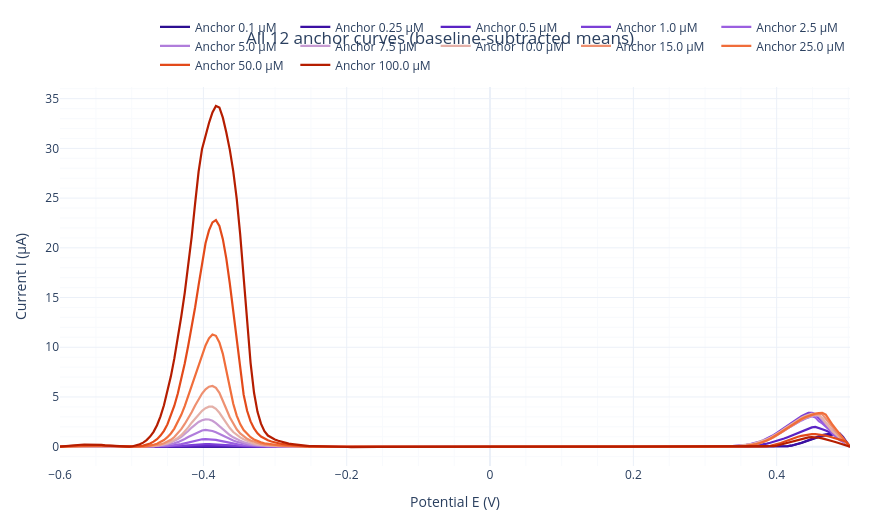

Notebook code cell kept with this figure:
### Markdown cell above
Interactive overview of all 12 anchor curves

### Code cell
anchor_overview_figure = go.Figure()

for anchor_concentration_uM, anchor_color in zip(ANCHOR_CONCENTRATIONS, ANCHOR_COLOR_PALETTE):
    anchor_overview_figure.add_trace(go.Scatter(
        x=potential_grid_V,
        y=base_curves[anchor_concentration_uM],
        mode='lines',
        name=f'Anchor {anchor_concentration_uM} µM',
        line=dict(color=anchor_color, width=2.2),
        hovertemplate=(f'{anchor_concentration_uM} µM<br>'
                       'E = %{x:.3f} V<br>'
                       'I = %{y:.4f} µA<extra></extra>'),
    ))

apply_default_plotly_layout(
    anchor_overview_figure,
    title_text='All 12 anchor curves (baseline-subtracted means)',
)
anchor_overview_figure.show()

### Figure 1 — Plotly figure (JSON) as saved in the notebook; plotly's stock layout.template omitted (floating-point values rounded to 4 significant figures; data arrays with more than 128 entries replaced by an {"elided": "..."} marker saying what was removed)
{"data": [{"hovertemplate": "0.1 µM<br>E = %{x:.3f} V<br>I = %{y:.4f} µA<extra></extra>", "line": {"color": "#2c0e91", "width": 2.2}, "mode": "lines", "name": "Anchor 0.1 µM", "type": "scatter", "x": {"elided": "229 float values"}, "y": {"elided": "229 float values"}}, {"hovertemplate": "0.25 µM<br>E = %{x:.3f} V<br>I = %{y:.4f} µA<extra></extra>", "line": {"color": "#3b0fa3", "width": 2.2}, "mode": "lines", "name": "Anchor 0.25 µM", "type": "scatter", "x": {"elided": "229 float values"}, "y": {"elided": "229 float values"}}, {"hovertemplate": "0.5 µM<br>E = %{x:.3f} V<br>I = %{y:.4f} µA<extra></extra>", "line": {"color": "#5a23c4", "width": 2.2}, "mode": "lines", "name": "Anchor 0.5 µM", "type": "scatter", "x": {"elided": "229 float values"}, "y": {"elided": "229 float values"}}, {"hovertemplate": "1.0 µM<br>E = %{x:.3f} V<br>I = %{y:.4f} µA<extra></extra>", "line": {"color": "#7b3fd6", "width": 2.2}, "mode": "lines", "name": "Anchor 1.0 µM", "type": "scatter", "x": {"elided": "229 float values"}, "y": {"elided": "229 float values"}}, {"hovertemplate": "2.5 µM<br>E = %{x:.3f} V<br>I = %{y:.4f} µA<extra></extra>", "line": {"color": "#9b5fe0", "width": 2.2}, "mode": "lines", "name": "Anchor 2.5 µM", "type": "scatter", "x": {"elided": "229 float values"}, "y": {"elided": "229 float values"}}, {"hovertemplate": "5.0 µM<br>E = %{x:.3f} V<br>I = %{y:.4f} µA<extra></extra>", "line": {"color": "#b07ddb", "width": 2.2}, "mode": "lines", "name": "Anchor 5.0 µM", "type": "scatter", "x": {"elided": "229 float values"}, "y": {"elided": "229 float values"}}, {"hovertemplate": "7.5 µM<br>E = %{x:.3f} V<br>I = %{y:.4f} µA<extra></extra>", "line": {"color": "#c79bd2", "width": 2.2}, "mode": "lines", "name": "Anchor 7.5 µM", "type": "scatter", "x": {"elided": "229 float values"}, "y": {"elided": "229 float values"}}, {"hovertemplate": "10.0 µM<br>E = %{x:.3f} V<br>I = %{y:.4f} µA<extra></extra>", "line": {"color": "#e4b0a8", "width": 2.2}, "mode": "lines", "name": "Anchor 10.0 µM", "type": "scatter", "x": {"elided": "229 float values"}, "y": {"elided": "229 float values"}}, {"hovertemplate": "15.0 µM<br>E = %{x:.3f} V<br>I = %{y:.4f} µA<extra></extra>", "line": {"color": "#ee9070", "width": 2.2}, "mode": "lines", "name": "Anchor 15.0 µM", "type": "scatter", "x": {"elided": "229 float values"}, "y": {"elided": "229 float values"}}, {"hovertemplate": "25.0 µM<br>E = %{x:.3f} V<br>I = %{y:.4f} µA<extra></extra>", "line": {"color": "#f06d3a", "width": 2.2}, "mode": "lines", "name": "Anchor 25.0 µM", "type": "scatter", "x": {"elided": "229 float values"}, "y": {"elided": "229 float values"}}, {"hovertemplate": "50.0 µM<br>E = %{x:.3f} V<br>I = %{y:.4f} µA<extra></extra>", "line": {"color": "#e34a1a", "width": 2.2}, "mode": "lines", "name": "Anchor 50.0 µM", "type": "scatter", "x": {"elided": "229 float values"}, "y": {"elided": "229 float values"}}, {"hovertemplate": "100.0 µM<br>E = %{x:.3f} V<br>I = %{y:.4f} µA<extra></extra>", "line": {"color": "#b51d00", "width": 2.2}, "mode": "lines", "name": "Anchor 100.0 µM", "type": "scatter", "x": {"elided": "229 float values"}, "y": {"elided": "229 float values"}}], "layout": {"height": 520, "legend": {"orientation": "h", "x": 1, "xanchor": "right", "y": 1.02, "yanchor": "bottom"}, "margin": {"b": 50, "l": 60, "r": 30, "t": 70}, "title": {"text": "All 12 anchor curves (baseline-subtracted means)", "x": 0.5, "xanchor": "center"}, "width": 880, "xaxis": {"minor": {"showgrid": true}, "showgrid": true, "title": {"text": "Potential E (V)"}}, "yaxis": {"minor": {"showgrid": true}, "showgrid": true, "title": {"text": "Current I (µA)"}}}}
